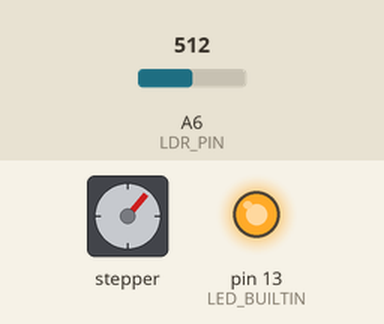
A program run on a simulated Arduino Nano, built with avr-gcc and run on an emulated ATmega328P. Shown: stepper motor, output pins drawn as LEDs (lit = HIGH). The test bench sets the inputs (shaded band); at power-on: A6 (LDR_PIN) = 512. Stepper angles assume 1600 steps per turn.

Above: at 0.15 s.
At 8.61 s:
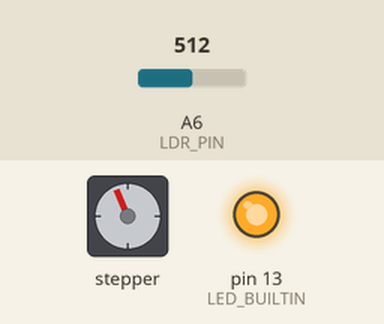
At 17.07 s:
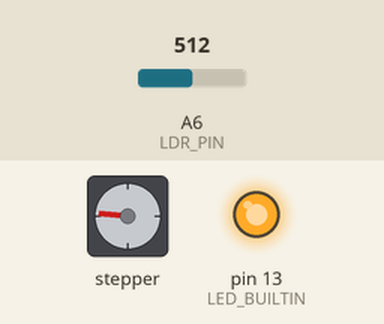
At 34.3 s:
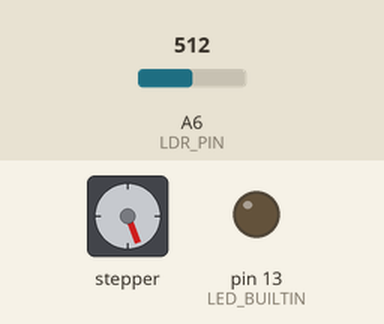
Timing chart, 0 to 35.8 s (numbered marks = the images above):
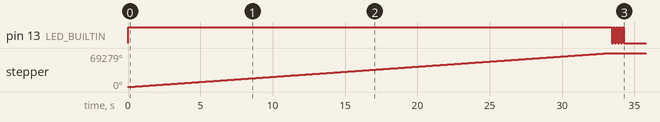

Measured:
- by itself, pin 13 (LED_BUILTIN): repeats every 0.20 s: LOW 0.10 s, HIGH 0.10 s, until it stays LOW from 34.2 s
- by itself, stepper: turns 69279° clockwise in 33.3 s

The program:

main.cpp
```cpp
#include <Arduino.h>
#include "DRV8825.h"

#define MOTOR_STEPS 200
#define RPM 350
#define STEP 7
#define DIR 8

#define LDR_PIN A6
#define BUTTON_PIN 2

const uint16_t OPEN_BRIGHTNESS = 500;
const uint16_t CLOSE_BRIGHTNESS = 200;

// 17320 degrees = 1 revolution on final output gear (maybe not)
// 3 revolutions to close or open
const long ONE_REV_DEGREES = 17320;
const long NUM_REVS = 4;
const long TOTAL_REVS = NUM_REVS * ONE_REV_DEGREES;

uint16_t currentBrightness = 0;

boolean isDay;
boolean isNight;
boolean hasRunDay = false;
boolean hasRunNight = false;
boolean ledState = false;

DRV8825 motor(MOTOR_STEPS, DIR, STEP);

void flashLed(int count, int milliseconds)
{
  for (int i = 0; i < count; i++)
  {
    ledState = !ledState;
    digitalWrite(LED_BUILTIN, ledState);
    delay(milliseconds);
  }

  digitalWrite(LED_BUILTIN, LOW);
}

void setup()
{
  Serial.begin(9600);

  pinMode(LED_BUILTIN, OUTPUT);
  pinMode(LDR_PIN, INPUT);

  motor.begin(RPM);
  motor.setMicrostep(8);
}

void loop()
{
  currentBrightness = analogRead(LDR_PIN);
  // Serial.println(currentBrightness);

  isDay = currentBrightness > OPEN_BRIGHTNESS;// ? true : false;
  isNight = currentBrightness < CLOSE_BRIGHTNESS;// ? true : false;

  // open the blinds
  if (isDay && !hasRunDay)
  {
    digitalWrite(LED_BUILTIN, HIGH);

    motor.enable();
    motor.rotate(TOTAL_REVS);
    motor.disable();

    flashLed(10, 100);
    hasRunDay = true;
    hasRunNight = false;
  }

  // close the blinds
  if (isNight && !hasRunNight)
  {
    digitalWrite(LED_BUILTIN, HIGH);

    motor.enable();
    motor.rotate(-TOTAL_REVS);
    motor.disable();

    flashLed(10, 100);
    hasRunDay = false;
    hasRunNight = true;
  }

  delay(250);
}
```
